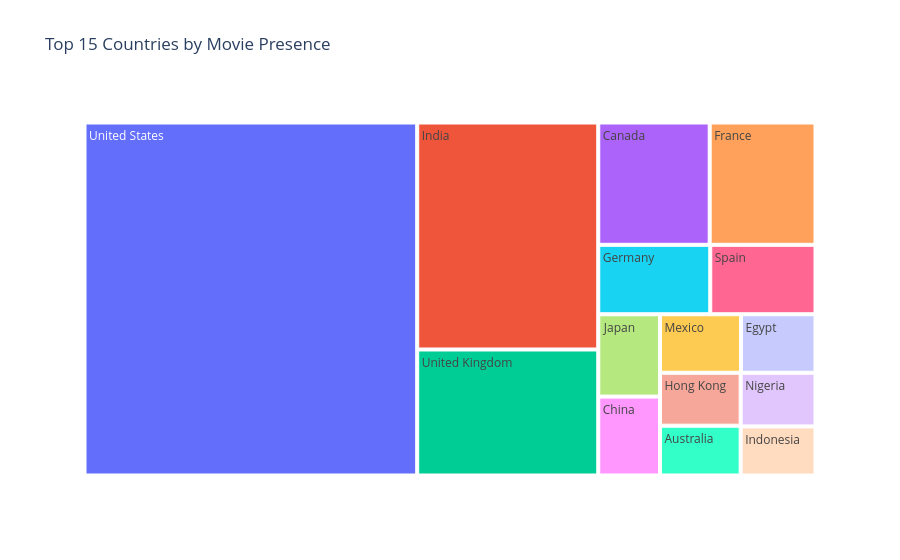

Notebook cell for this chart:
### Code cell
# Method 1: Split and Explode
df_exploded = net_movies['country'].str.split(',').explode().str.strip()
countries = df_exploded.value_counts()

country_counts = df_exploded.value_counts().rename_axis('country').reset_index(name='count')

# Filter out empty or unwanted entries
country_counts = country_counts[~country_counts['country'].isin(('', 'Unknown'))]

fig = px.treemap(country_counts.head(15), 
                  path=['country'],  
                  values='count', 
                  title='Top 15 Countries by Movie Presence')
fig.show()

### Figure 1 — Plotly figure (JSON) as saved in the notebook; plotly's stock layout.template omitted (floating-point values rounded to 4 significant figures)
{"data": [{"branchvalues": "total", "domain": {"x": [0, 1], "y": [0, 1]}, "hovertemplate": "labels=%{label}<br>count=%{value}<br>parent=%{parent}<br>id=%{id}<extra></extra>", "ids": ["Australia", "Canada", "China", "Egypt", "France", "Germany", "Hong Kong", "India", "Indonesia", "Japan", "Mexico", "Nigeria", "Spain", "United Kingdom", "United States"], "labels": ["Australia", "Canada", "China", "Egypt", "France", "Germany", "Hong Kong", "India", "Indonesia", "Japan", "Mexico", "Nigeria", "Spain", "United Kingdom", "United States"], "name": "", "parents": ["", "", "", "", "", "", "", "", "", "", "", "", "", "", ""], "type": "treemap", "values": [94, 319, 114, 102, 303, 182, 100, 962, 86, 119, 111, 94, 171, 534, 2749]}], "layout": {"legend": {"tracegroupgap": 0}, "title": {"text": "Top 15 Countries by Movie Presence"}}}
